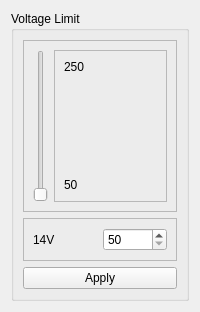
             <widget class="QWidget" name="page8HighestVoltageLimit">
              <layout class="QVBoxLayout" name="verticalLayout_23">
               <item>
                <widget class="QGroupBox" name="gbHighestVoltageLimit">
                 <property name="title">
                  <string>Voltage Limit</string>
                 </property>
                 <layout class="QVBoxLayout" name="verticalLayout_21">
                  <item>
                   <widget class="QFrame" name="frame_17">
                    <property name="frameShape">
                     <enum>QFrame::StyledPanel</enum>
                    </property>
                    <property name="frameShadow">
                     <enum>QFrame::Raised</enum>
                    </property>
                    <layout class="QHBoxLayout" name="horizontalLayout_12">
                     <item>
                      <widget class="QSlider" name="vsHighestVoltageLimit">
                       <property name="orientation">
                        <enum>Qt::Vertical</enum>
                       </property>
                      </widget>
                     </item>
                     <item>
                      <widget class="QFrame" name="frame_18">
                       <property name="frameShape">
                        <enum>QFrame::StyledPanel</enum>
                       </property>
                       <property name="frameShadow">
                        <enum>QFrame::Raised</enum>
                       </property>
                       <layout class="QVBoxLayout" name="verticalLayout_22">
                        <item>
                         <widget class="QLabel" name="lblHighestVoltageMaxValue">
                          <property name="text">
                           <string>250</string>
                          </property>
                         </widget>
                        </item>
                        <item>
                         <spacer name="verticalSpacer_9">
                          <property name="orientation">
                           <enum>Qt::Vertical</enum>
                          </property>
                          <property name="sizeHint" stdset="0">
                           <size>
                            <width>20</width>
                            <height>98</height>
                           </size>
                          </property>
                         </spacer>
                        </item>
                        <item>
                         <widget class="QLabel" name="lblHighestVoltageMinValue">
                          <property name="text">
                           <string>50</string>
                          </property>
                         </widget>
                        </item>
                       </layout>
                      </widget>
                     </item>
                    </layout>
                   </widget>
                  </item>
                  <item>
                   <widget class="QFrame" name="frame_19">
                    <property name="frameShape">
                     <enum>QFrame::StyledPanel</enum>
                    </property>
                    <property name="frameShadow">
                     <enum>QFrame::Raised</enum>
                    </property>
                    <layout class="QHBoxLayout" name="horizontalLayout_13">
                     <item>
                      <widget class="QLabel" name="lblHighestVoltageLimitVolt">
                       <property name="text">
                        <string>14V</string>
                       </property>
                      </widget>
                     </item>
                     <item>
                      <widget class="QSpinBox" name="sbHighestVoltageLimit">
                       <property name="minimum">
                        <number>50</number>
                       </property>
                       <property name="maximum">
                        <number>250</number>
                       </property>
                      </widget>
                     </item>
                    </layout>
                   </widget>
                  </item>
                  <item>
                   <widget class="QPushButton" name="pbHighestVoltageLimitApply">
                    <property name="text">
                     <string>Apply</string>
                    </property>
                   </widget>
                  </item>
                 </layout>
                </widget>
               </item>
              </layout>
             </widget>
